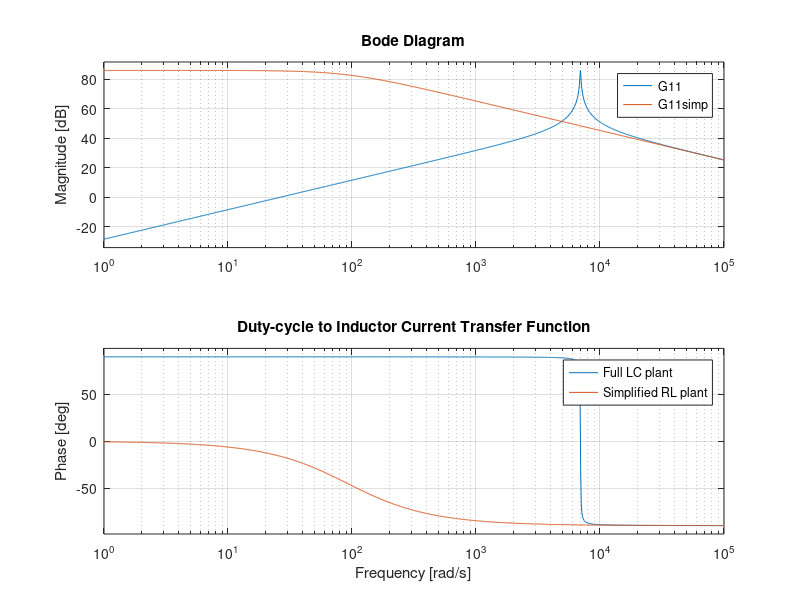
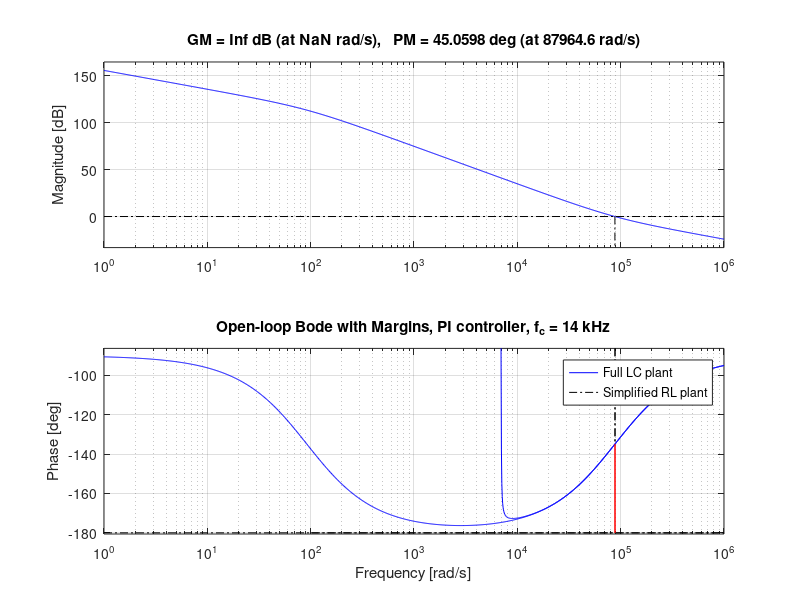
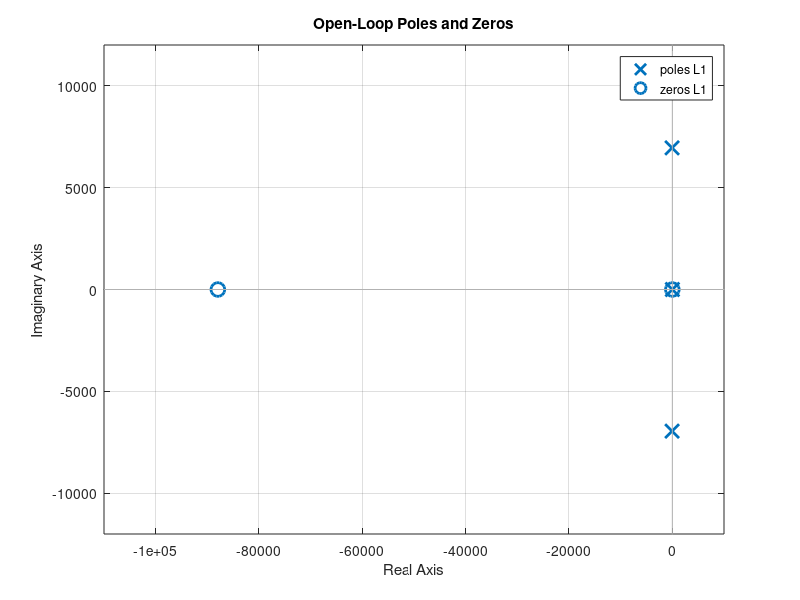
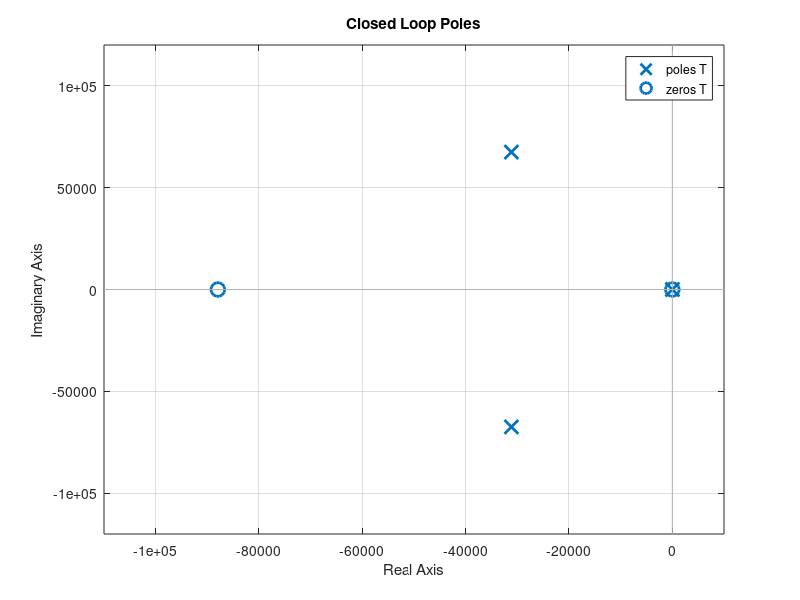

These charts were generated, in order, by the following MATLAB code:
%Crossover frequency at 14 kHz

%Parameters
L  = 0.4137e-3;
C  = 50e-6;
RL = 0.03799;
fs = 70e3;
Vb = 750;
D  = 0.5;

% Plant models
s = tf('s');

% Full LC plant (duty -> inductor current)
den = s^2 + (RL/L)*s + 1/(L*C);
G11 = (Vb/L)*s / den;

% Simplified RL plant
G11simp = Vb/(s*L + RL);

figure
bode(G11, G11simp)
grid on
legend('Full LC plant','Simplified RL plant','Location','best')
title('Duty-cycle to Inductor Current Transfer Function')

fc1 = 14e3;       
wc1 = 2*pi*fc1;

wi1 = wc1; 
Kp1 = wc1*L/(sqrt(2)*Vb); 
Ki1 = Kp1 * wi1;
fprintf('7 kHz controller:\n');
fprintf('  Kp1 = %.6g\n', Kp1);
fprintf('  Ki1 = %.6g\n', Ki1);
Gc1 = Kp1*(1 + wi1/s);

L1 = Gc1 * G11;
L1_simp = Gc1 * G11simp;

figure
margin(L1)
hold on
margin(L1_simp)
grid on
legend('Full LC plant', 'Simplified RL plant', 'Location','best')
title('Open-loop Bode with Margins, PI controller, f_c = 14 kHz')

figure;
pzmap(L1)
grid on;
title('Open-Loop Poles and Zeros');

T=feedback(L1,1);
figure ;
pzmap(T)
grid on;
title("Closed Loop Poles");